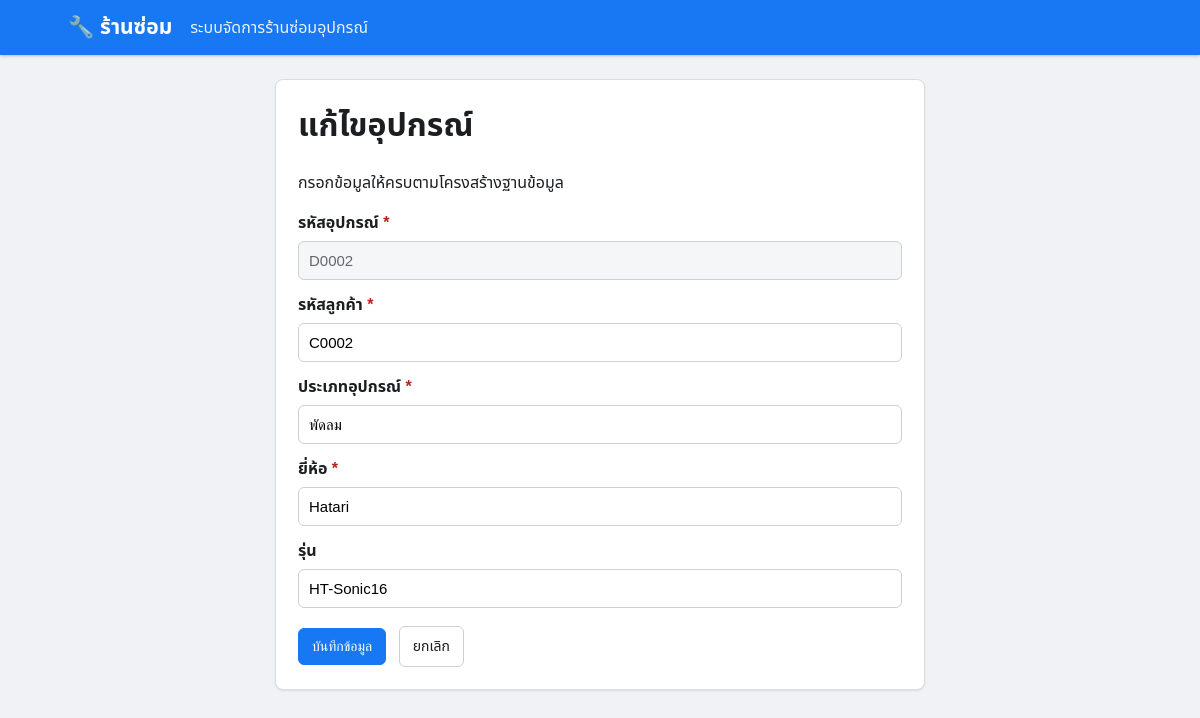
Screenshot of /edit/DEVICE/D0002 with the database file from the repository.
### tables this page shows
CREATE TABLE DEVICE (
 DEVICE_ID CHAR(5) PRIMARY KEY,
 CUSTOMER_ID CHAR(5) NOT NULL,
 DEVICE_TYPE VARCHAR(50) NOT NULL,
 BRAND VARCHAR(50) NOT NULL,
 MODEL VARCHAR(50),
 FOREIGN KEY (CUSTOMER_ID) REFERENCES CUSTOMER(CUSTOMER_ID)
);

### app.py (the view, shortened to what this page needs)
@app.route("/edit/<table>/<path:pk_vals>", methods=["GET", "POST"])
def edit(table, pk_vals):
    if table not in FORMS: return "ไม่พบแบบฟอร์ม", 404
    fields = FORMS[table]
    pks = PRIMARY_KEYS.get(table, [])
    pk_list = pk_vals.split("/")
    if len(pk_list) != len(pks):
        return "รหัสไม่ถูกต้อง", 400
    where_clause = " AND ".join(f"{pk}=?" for pk in pks)
    con = db()
    row = con.execute(f"SELECT * FROM {table} WHERE {where_clause}", pk_list).fetchone()
    con.close()
    if not row: return "ไม่พบข้อมูล", 404
    return render_template("form.html", table=table, title=TABLES[table][0],
                           fields=fields, mode="edit", row=row, pks=PRIMARY_KEYS.get(table, []))

### app.py (called while the page is built)
def db():
    con = sqlite3.connect(DB)
    con.row_factory = sqlite3.Row
    con.execute("PRAGMA foreign_keys = ON")
    return con

### templates/form.html (shortened to what this page needs)
{% extends "base.html" %}{% block content %}
<div class="formbox">
  <h1>{% if mode == 'edit' %}แก้ไข{% else %}เพิ่ม{% endif %}{{ title }}</h1>
  <p>กรอกข้อมูลให้ครบตามโครงสร้างฐานข้อมูล</p>
  <form method="post">
    {% for key, label, required, ftype, options in fields %}
    <label>
      {{ label }}{% if required %} <span class="req">*</span>{% endif %}
      {% if ftype == 'date' %}
        <input name="{{ key }}" type="date" {% if required %}required{% endif %} value="{{ row[key] if row and row[key] else '' }}">
      {% elif ftype == 'decimal' %}
        <input name="{{ key }}" type="number" step="0.01" {% if required %}required{% endif %} value="{{ row[key] if row and row[key] else '' }}">
      {% elif ftype == 'number' %}
        <input name="{{ key }}" type="number" min="0" {% if required %}required{% endif %} value="{{ row[key] if row and row[key] else '' }}">
      {% else %}
        <input name="{{ key }}" type="text" {% if required %}required{% endif %} value="{{ row[key] if row and row[key] else '' }}" {% if mode == 'edit' and key in pks %}readonly{% endif %}>
      {% endif %}
    </label>
    {% endfor %}
    <div class="form-actions">
      <button class="btn primary" type="submit">บันทึกข้อมูล</button>
      <a class="btn" href="{{ url_for('table_view', table=table) }}">ยกเลิก</a>
    </div>
  </form>
</div>
{% endblock %}

### static/style.css (style rules this page uses)
* { box-sizing: border-box; }
body { margin: 0; background: #f0f2f5; color: #1c1e21; font-family: Arial, "Noto Sans Thai", sans-serif; }
.hero, .card, .formbox, .tablewrap { background: white; border: 1px solid #ddd; border-radius: 8px; box-shadow: 0 1px 2px #ddd; }
.btn { display: inline-block; padding: 9px 13px; border-radius: 6px; border: 1px solid #ccd0d5; background: #fff; color: #1c1e21; text-decoration: none; margin-left: 6px; cursor: pointer; font-size: 14px; }
.btn.primary { background: #1877f2; color: white; border-color: #1877f2; }
.formbox { max-width: 650px; margin: auto; padding: 22px; }
.formbox h1 { margin-top: 0; }
label { display: block; font-weight: 600; margin: 13px 0; }
.req { color: #b42318; }
input, select { display: block; width: 100%; margin-top: 6px; padding: 10px; border: 1px solid #ccd0d5; border-radius: 6px; font-size: 15px; }
input[readonly] { background: #f5f6f7; color: #65676b; cursor: not-allowed; }
.form-actions { margin-top: 18px; }
.form-actions .btn { margin: 0 8px 0 0; }

### rows the page displays
DEVICE: DEVICE_ID "D0002" "C0002" "พัดลม" "Hatari" "HT-Sonic16"

### other values shown
{{ title }} "อุปกรณ์"
{{ label }} "รหัสอุปกรณ์" "รหัสลูกค้า" "ประเภทอุปกรณ์" "ยี่ห้อ" "รุ่น"
